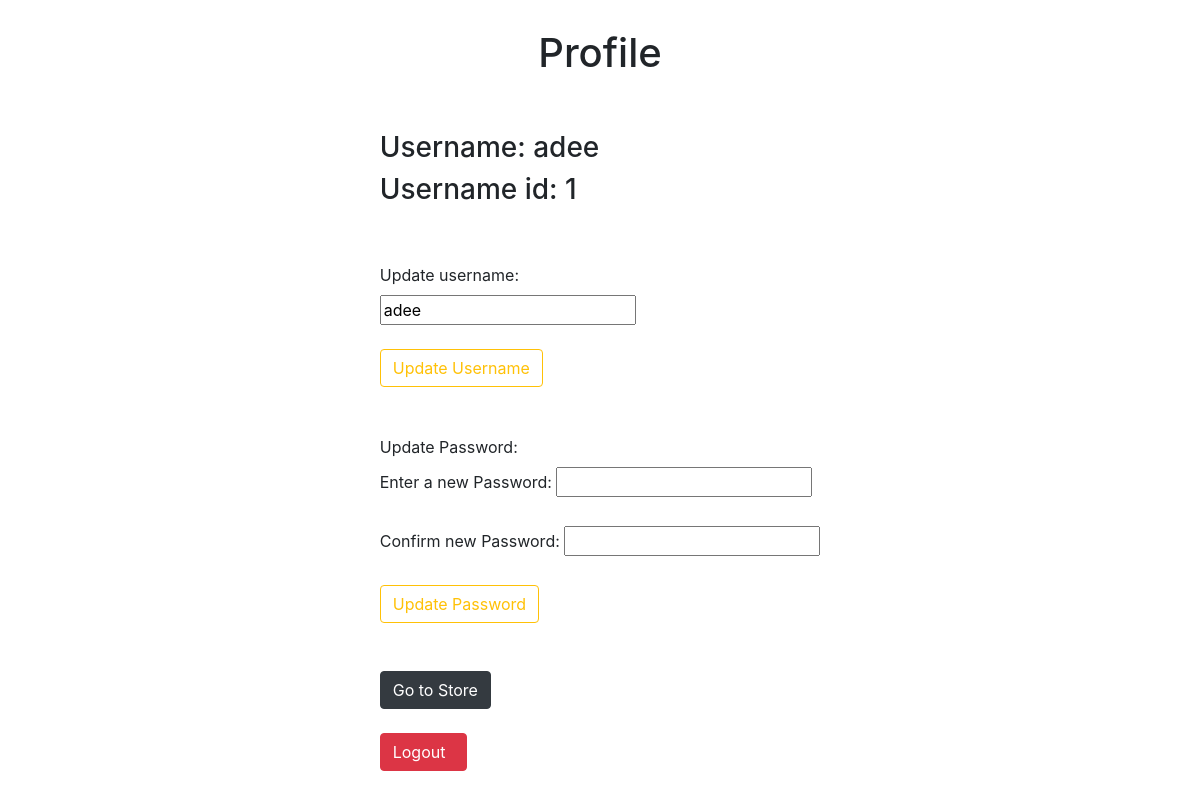
The app's page /profile/1 with its own data.
### app.py (models this page shows, shortened)
class User(db.Model):
    id = db.Column(db.Integer, primary_key=True)
    username = db.Column(db.String(20), unique=True, nullable=False)
    password = db.Column(db.String(120), nullable=False)

### app.py (the view)
@app.route('/profile/<int:id>', methods=['GET', 'POST'])
def profile(id):
    user=User.query.filter_by(id=id).first()
    return render_template('profile.html', id=id, user=user)

### templates/profile.html (shortened to what this page needs)
{% extends 'base.html' %}
{% block content %}
    <div>
    <h1>Profile</h1>
    <br>
    <h3>
        Username: {{ user.username }}
    </h3>
    <h3>
        Username id: {{ user.id }}
    </h3>
    <br>
    <br>
    <form action="/update_username/{{ user.id }}" method="POST">
        <label  for="update_username">Update username:</label><br>
        <input type="text" id="update_username" name="update_username" value="{{ user.username }}">
        <br>
        <br>
        <input class='btn btn-outline-warning' type="submit" value="Update Username">
    </form>
    <br>
    <br>
    <form action="/update_password/{{ user.id }}" method="POST">
        <label for="update_password">Update Password:</label><br>
        <label for="update_username">Enter a new Password:</label>
        <input type="password" id="update_password" name="update_password" ><br><br>
        <label for="confirm_password">Confirm new Password:</label>
        <input type="password" id="confirm_password" name="confirm_password" >
        <br>
        <br>
        <input class='btn btn-outline-warning' type="submit" value="Update Password">
    </form>
    <br><br>
    <form action="/go_to_store" method="POST">
        <input class='btn btn-dark' type="submit" value="Go to Store">
    </form>
    <br>
    <a class='btn btn-danger' type="button" href="/" style="text-decoration: none">Logout&nbsp&nbsp</a>
    </div>
{% endblock %}

### static/style.css (style rules this page uses)
html { display: table; margin: auto; }
body { vertical-align: middle; height: 100vh; }
h1 { text-align: center; margin-bottom: 30px; }

### records on screen
User: username "adee", id "1", update_username "adee"
